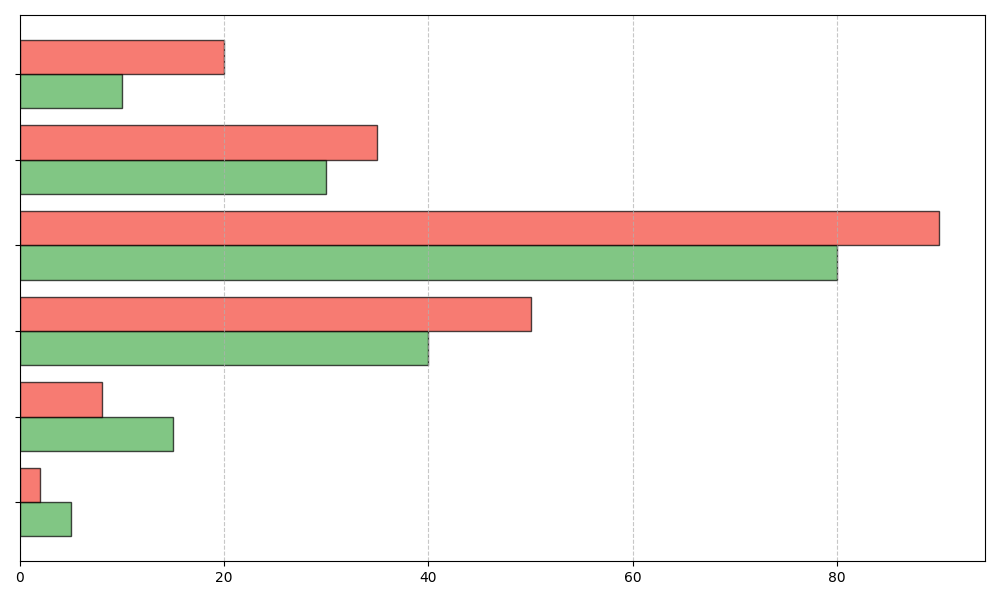

Recreate this plot in Python.
import matplotlib.pyplot as plt
import numpy as np

hours_range = ['0-3', '4-5', '6-7', '8-9', '10-11', '12+']
weekday_sleepers = [5, 15, 40, 80, 30, 10]
weekend_sleepers = [2, 8, 50, 90, 35, 20]

y_pos = np.arange(len(hours_range))

fig, ax = plt.subplots(figsize=(10, 6))

bar_height = 0.4

new_color_weekday = '#4CAF50'
new_color_weekend = '#F44336'

bars1 = ax.barh(y_pos - bar_height/2, weekday_sleepers, bar_height, color=new_color_weekday, edgecolor='black', alpha=0.7)
bars2 = ax.barh(y_pos + bar_height/2, weekend_sleepers, bar_height, color=new_color_weekend, edgecolor='black', alpha=0.7)

ax.set_yticks(y_pos)
ax.set_yticklabels([''] * len(hours_range))

ax.xaxis.grid(True, linestyle='--', alpha=0.7)

plt.tight_layout()
plt.show()
